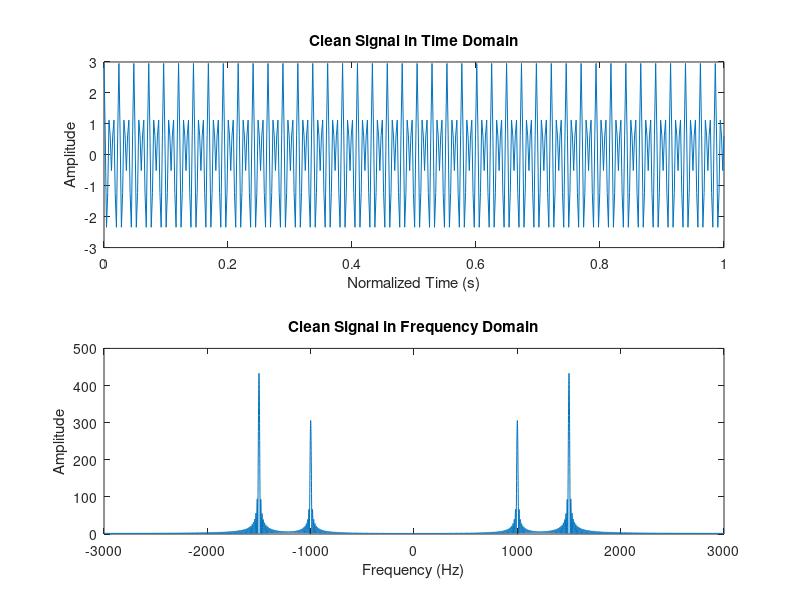
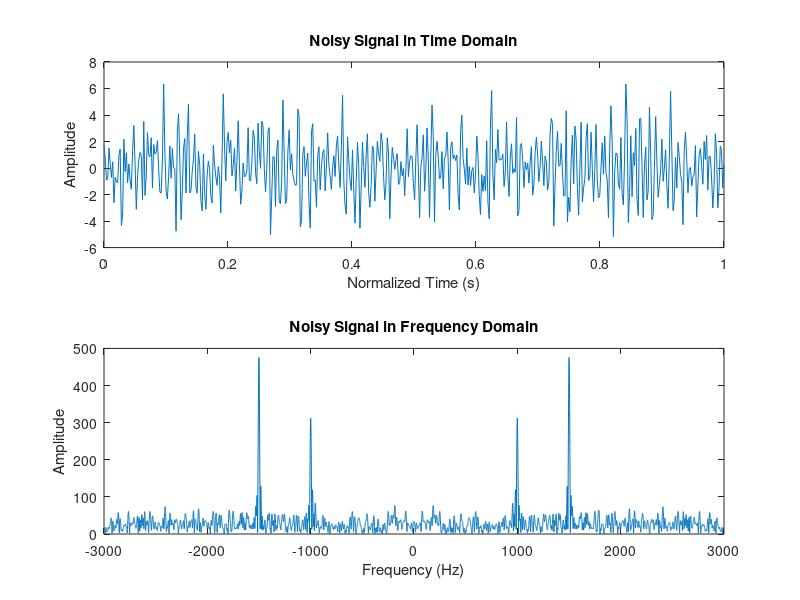
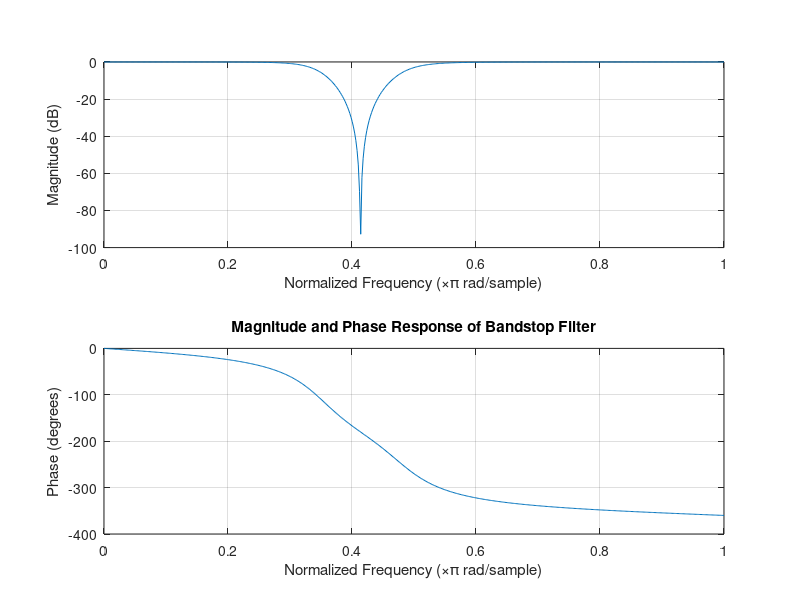
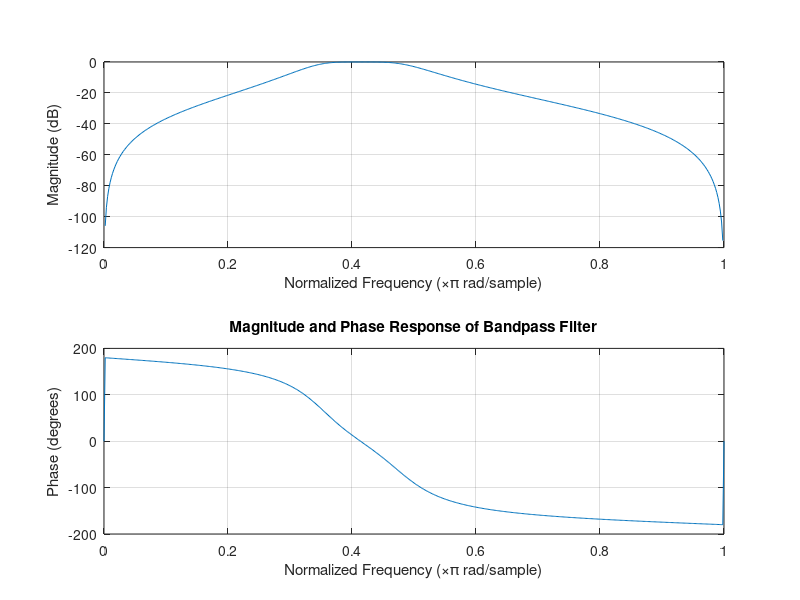

Reproduce these figures in MATLAB, in order.
% Muhammad Umer - CMS: 345834
% Muhammad Ahmed Mohsin - CMS: 333060

% Initializing
load('data.mat')
fs = 6e3; % sampling frequency
N = 2*fs; % number of samples
t = linspace(0, 1, 500);
df = fs / N;
index = -N / 2:(N / 2) - 1;
f = (df * index);
X = fftshift(fft(x, N)); % compute the DFT of x
Xn = fftshift(fft(xn, N)); % compute the DFT of xn

%% Frequency Spectrums
% plot the original signal (t and F)
figure(1)
subplot(211)
plot(t, x)
title('Clean Signal in Time Domain')
xlabel('Normalized Time (s)')
ylabel('Amplitude')
subplot(212)
plot(f, abs(X))
title('Clean Signal in Frequency Domain')
xlabel('Frequency (Hz)')
ylabel('Amplitude')

% plot the noisy signal (t and F)
figure(2)
subplot(211)
plot(t, xn)
title('Noisy Signal in Time Domain')
xlabel('Normalized Time (s)')
ylabel('Amplitude')
subplot(212)
plot(f, abs(Xn))
title('Noisy Signal in Frequency Domain')
xlabel('Frequency (Hz)')
ylabel('Amplitude')

%% Devised Approach
% This section cleans a noisy signal by first applying a bandstop filter
% to remove unwanted frequencies, and then applying a bandpass filter
% to keep the desired frequencies. The resulting signal is then plotted
% in the frequency domain.
% Bandstop Filter
f1 = 1e3;
f2 = 1.5e3;
[b_bs, a_bs] = butter(2, [f1 f2]/(fs/2), 'stop');
xn_bs = filter(b_bs, a_bs, xn);
Xn_bs = fftshift(fft(xn_bs, N)); % compute the DFT of xn

% Bandpass Filter
f1 = 1e3;
f2 = 1.5e3;
[b_bp, a_bp] = butter(2, [f1 f2]/(fs/2), 'bandpass');
xn_bp = filter(b_bp, a_bp, xn_bs);
Xn_bp = fftshift(fft(xn_bp, N)); % compute the DFT of xn

%% Magnitude and phase response plots
figure(3)
freqz(b_bs, a_bs)
title('Magnitude and Phase Response of Bandstop Filter')

figure(4)
freqz(b_bp, a_bp)
title('Magnitude and Phase Response of Bandpass Filter')

%% Plotting the filtered output
figure(5)
subplot(211)
plot(t, xn_bp)
title('Filtered Signal in Time Domain')
xlabel('Normalized Time (s)')
ylabel('Amplitude')
subplot(212)
plot(f, abs(Xn_bp))
title('Filtered Signal in Frequency Domain')
xlabel('Frequency (Hz)')
ylabel('Amplitude')